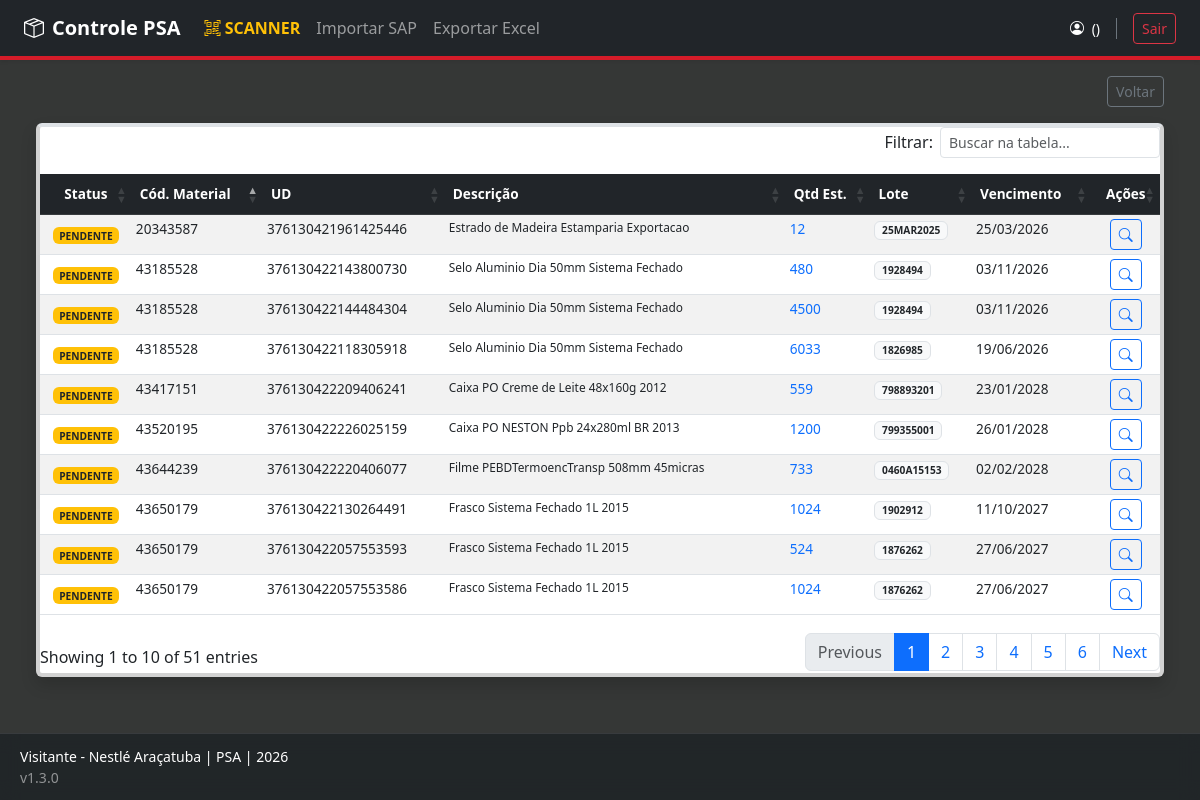
The app's page /reports/lista/pendentes with its own data.
### app/models/material.py (models this page shows)
class MaterialPSA(db.Model):
    __tablename__ = 'material_psa'
    id = db.Column(db.Integer, primary_key=True)
    unidade_deposito = db.Column(db.String(50), unique=True, nullable=False) # UD
    cod_material = db.Column(db.String(50), nullable=False)
    desc_material = db.Column(db.String(200))
    lote = db.Column(db.String(50))
    posicao_deposito = db.Column(db.String(50))
    tipo_deposito = db.Column(db.String(20)) # PSA, Depósito Fixo, etc.
    quantidade_estoque = db.Column(db.Float, default=0.0)
    unidade_medida = db.Column(db.String(10)) # PC, KG, UN
    data_vencimento = db.Column(db.Date)
    data_ultimo_mov = db.Column(db.Date)
    data_importacao = db.Column(db.DateTime, default=datetime.utcnow)
    conferido = db.Column(db.Boolean, default=False)
    data_conferencia = db.Column(db.DateTime)
    conferente_sap = db.Column(db.String(20)) # Removi a FK temporariamente para evitar erro se a tabela usuarios não existir
    possui_divergencia = db.Column(db.Boolean, default=False)
    observacao_conferente = db.Column(db.Text)
    def to_dict(self):
        return {
            "id": self.id,
            "ud": self.unidade_deposito,
            "material": self.cod_material,
            "descricao": self.desc_material,
            "lote": self.lote or "S/L",
            "posicao": self.posicao_deposito or "S/P",
            "tipdep": self.tipo_deposito,
            "qtd": f"{self.quantidade_estoque:.0f}",
            "unidade": self.unidade_medida,
            "vencimento": self.data_vencimento.strftime('%d/%m/%Y') if self.data_vencimento else "S/V",
            "ult_mov": self.data_ultimo_mov.strftime('%d/%m/%Y') if self.data_ultimo_mov else "---",
            "status": "CONFERIDO" if self.conferido else "PENDENTE",
            "alerta_risco": self.possui_divergencia,
            "observacao": self.observacao_conferente or ""
        }

### app/routes/reports.py (the view)
@bp.route('/lista/<tipo>')
def lista_materiais(tipo):
    data_filtro = request.args.get('data_filtro')
    if tipo == 'pendentes':
        query = MaterialPSA.query.filter_by(conferido=False)
    elif tipo == 'conferidos':
        query = MaterialPSA.query.filter_by(conferido=True)
    else:
        query = MaterialPSA.query
    if data_filtro and data_filtro != 'None':
        materiais = [m for m in query.all() if m.data_importacao.strftime('%d/%m/%Y') == data_filtro]
    else:
        materiais = query.all()
    return render_template('reports/lista.html', materiais=materiais, tipo=tipo, data_atual=data_filtro)

### run.py (called while the page is built, shortened)
@app.context_processor
def inject_global_metrics():
    if not current_user.is_authenticated or request.endpoint in ['login', 'registrar']:
        return {}

### app/templates/reports/lista.html (shortened to what this page needs)
{% extends "base.html" %}
{% block content %}
<div class="container-fluid">
    <div class="d-flex justify-content-between align-items-center mb-3 no-print">
        <div>
            <a href="{{ url_for('main.dashboard') }}" class="btn btn-sm btn-outline-secondary">Voltar</a>
        </div>
    </div>
    <div class="card shadow border-top border-4 border-{{ cor }}">
        <div class="card-body p-0">
            <div class="table-responsive" style="max-height: 70vh; overflow-y: auto;">
               <table class="table table-striped table-hover table-sm mb-0 text-nowrap tabela-dinamica">
                    <thead class="table-dark sticky-top">
                        <tr>
                            <th class="text-center">Status</th>
                            <th>Cód. Material</th>
                            <th>UD</th>
                            <th>Descrição</th>
                            <th>Qtd Est.</th>
                            <th>Lote</th>
                            <th>Vencimento</th>
                            <th class="text-center">Ações</th>
                        </tr>
                    </thead>
                    <tbody>
                        {% for m in materiais %}
                        <tr>
                            <td class="text-center align-middle">
                                {% if m.conferido %}
                                    <span class="badge bg-success">OK</span>
                                {% else %}
                                    <span class="badge bg-warning text-dark">PENDENTE</span>
                                {% endif %}
                            </td>
                            <td>{{ m.cod_material }}</td>
                            <td class="text-ud-font">{{ m.unidade_deposito }}</td>
                            <td class="small">{{ m.desc_material or m.cod_material }}</td>
                            <td class="text-primary text-ud-font">{{ m.quantidade_estoque|int }}</td>
                            <td><span class="badge bg-light text-dark border">{{ m.lote or 'S/L' }}</span></td>
                            <td class="{% if m.data_vencimento and m.data_vencimento < now.date() %}text-danger text-ud-font{% endif %}">
                                {{ m.data_vencimento.strftime('%d/%m/%Y') if m.data_vencimento else 'S/V' }}
                            </td>
                            <td class="text-center">
                                <button class="btn btn-outline-primary btn-sm" onclick='abrirDetalhes({{ m.to_dict() | tojson | safe }})'>
                                    <i class="bi bi-search"></i>
                                </button>
                            </td>
                        </tr>
                        {% endfor %}
                    </tbody>
                </table>
            </div>
        </div>
    </div>
</div>
{% endblock %}

### app/templates/base.html (style rules this page uses)
:root { --nestle-red: #D51C29; --nestle-blue: #0056b3; }
body { background-color: #353736; padding-bottom: 110px !important; font-family: 'Segoe UI', sans-serif; }
.tabela-dinamica { font-size: 0.85rem !important; }
.tabela-dinamica thead th { background-color: #212529 !important; color: #ffffff !important; font-weight: 600 !important; padding: 10px 8px !important; }

### records on screen
MaterialPSA: conferido "PENDENTE", cod_material "20343587", unidade_deposito "376130421961425446", desc_material "Estrado de Madeira Estamparia Exportacao", quantidade_estoque "12", lote "25MAR2025", data_vencimento "25/03/2026"
MaterialPSA: conferido "PENDENTE", cod_material "43650179", unidade_deposito "376130422130264491", desc_material "Frasco Sistema Fechado 1L 2015", quantidade_estoque "1024", lote "1902912", data_vencimento "11/10/2027"
MaterialPSA: conferido "PENDENTE", cod_material "43650179", unidade_deposito "376130422057553593", desc_material "Frasco Sistema Fechado 1L 2015", quantidade_estoque "524", lote "1876262", data_vencimento "27/06/2027"
MaterialPSA: conferido "PENDENTE", cod_material "43650179", unidade_deposito "376130422057553586", desc_material "Frasco Sistema Fechado 1L 2015", quantidade_estoque "1024", lote "1876262", data_vencimento "27/06/2027"
MaterialPSA: conferido "PENDENTE", cod_material "43185528", unidade_deposito "376130422143800730", desc_material "Selo Aluminio Dia 50mm Sistema Fechado", quantidade_estoque "480", lote "1928494", data_vencimento "03/11/2026"
MaterialPSA: conferido "PENDENTE", cod_material "43185528", unidade_deposito "376130422144484304", desc_material "Selo Aluminio Dia 50mm Sistema Fechado", quantidade_estoque "4500", lote "1928494", data_vencimento "03/11/2026"
MaterialPSA: conferido "PENDENTE", cod_material "43185528", unidade_deposito "376130422118305918", desc_material "Selo Aluminio Dia 50mm Sistema Fechado", quantidade_estoque "6033", lote "1826985", data_vencimento "19/06/2026"
MaterialPSA: conferido "PENDENTE", cod_material "43644239", unidade_deposito "376130422220406077", desc_material "Filme PEBDTermoencTransp 508mm 45micras", quantidade_estoque "733", lote "0460A15153", data_vencimento "02/02/2028"
MaterialPSA: conferido "PENDENTE", cod_material "43417151", unidade_deposito "376130422209406241", desc_material "Caixa PO Creme de Leite 48x160g 2012", quantidade_estoque "559", lote "798893201", data_vencimento "23/01/2028"
MaterialPSA: conferido "PENDENTE", cod_material "43520195", unidade_deposito "376130422226025159", desc_material "Caixa PO NESTON Ppb 24x280ml BR 2013", quantidade_estoque "1200", lote "799355001", data_vencimento "26/01/2028"
